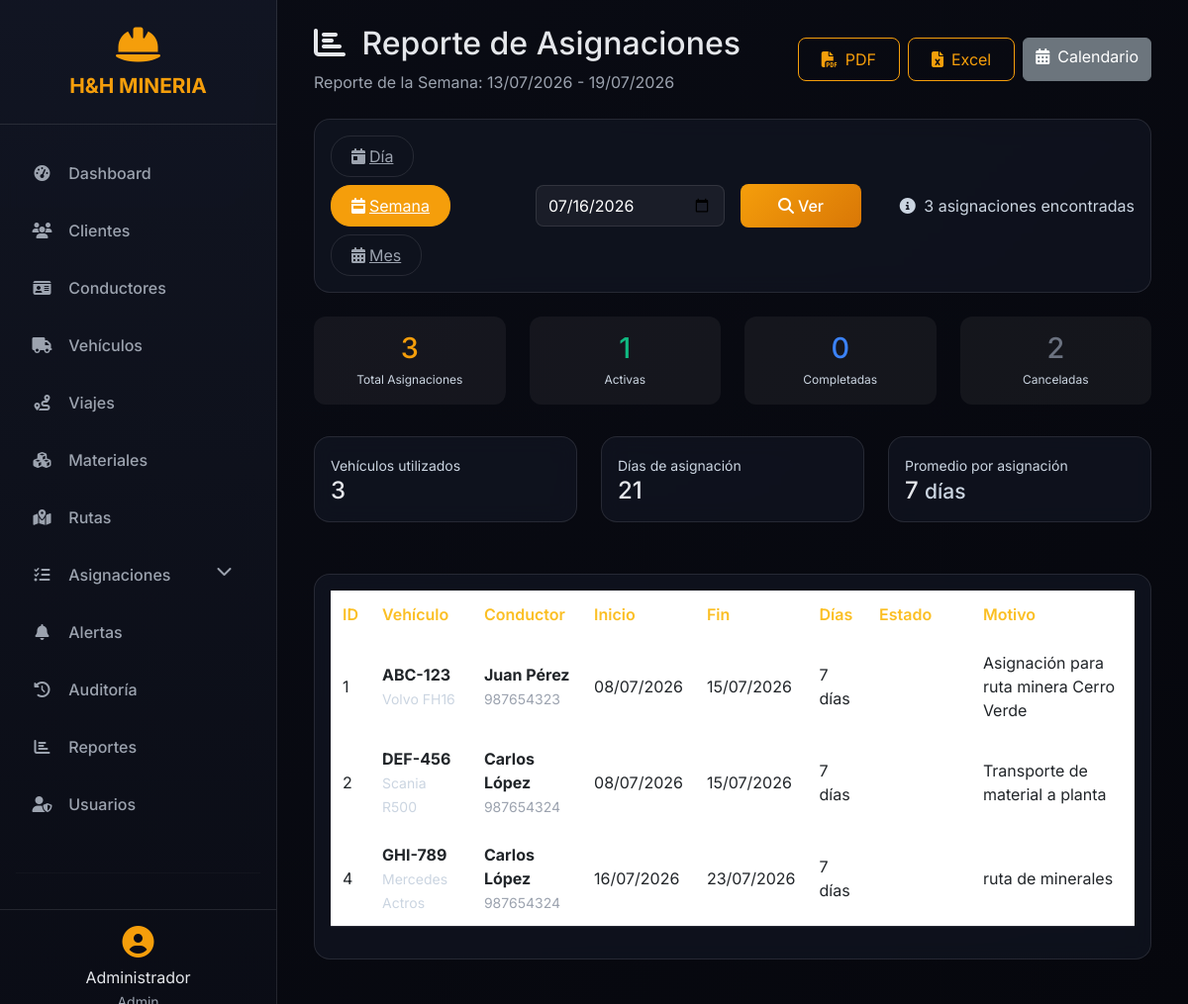
Page /modules/asignaciones/reporte.php?tipo=semana&fecha=2026-07-16 (signed in) on the committed database.
### tables this page shows
CREATE TABLE `asignaciones` (
  `id` int(11) NOT NULL,
  `vehiculo_id` int(11) DEFAULT NULL,
  `conductor_id` int(11) DEFAULT NULL,
  `fecha_asignacion` date DEFAULT NULL,
  `fecha_fin` date DEFAULT NULL,
  `estado` enum('activa','completada','cancelada') DEFAULT 'activa',
  `created_at` timestamp NOT NULL DEFAULT current_timestamp(),
  `updated_at` timestamp NOT NULL DEFAULT current_timestamp() ON UPDATE current_timestamp(),
  `motivo` varchar(255) DEFAULT NULL,
  `observaciones` text DEFAULT NULL,
  `notificacion_enviada` tinyint(4) DEFAULT 0
);

CREATE TABLE `vehiculos` (
  `id` int(11) NOT NULL,
  `placa` varchar(10) NOT NULL,
  `marca` varchar(50) NOT NULL,
  `modelo` varchar(50) NOT NULL,
  `año` int(11) DEFAULT NULL,
  `capacidad` decimal(10,2) DEFAULT NULL,
  `estado` enum('activo','mantenimiento','inactivo') DEFAULT 'activo',
  `created_at` timestamp NOT NULL DEFAULT current_timestamp(),
  `updated_at` timestamp NOT NULL DEFAULT current_timestamp() ON UPDATE current_timestamp(),
  `numero_motor` varchar(50) DEFAULT NULL,
  `numero_chasis` varchar(50) DEFAULT NULL,
  `color` varchar(30) DEFAULT NULL,
  `soat_vencimiento` date DEFAULT NULL,
  `revision_tecnica` date DEFAULT NULL,
  `seguro_vencimiento` date DEFAULT NULL,
  `ultimo_mantenimiento` date DEFAULT NULL,
  `proximo_mantenimiento` date DEFAULT NULL,
  `kilometraje` int(11) DEFAULT 0,
  `fotos` text DEFAULT NULL,
  `observaciones` text DEFAULT NULL
);

CREATE TABLE `conductores` (
  `id` int(11) NOT NULL,
  `nombre` varchar(100) NOT NULL,
  `licencia` varchar(20) NOT NULL,
  `telefono` varchar(20) DEFAULT NULL,
  `email` varchar(100) DEFAULT NULL,
  `direccion` text DEFAULT NULL,
  `estado` enum('disponible','ocupado','vacaciones','inactivo') DEFAULT 'disponible',
  `created_at` timestamp NOT NULL DEFAULT current_timestamp(),
  `updated_at` timestamp NOT NULL DEFAULT current_timestamp() ON UPDATE current_timestamp(),
  `foto` varchar(255) DEFAULT NULL,
  `calificacion` decimal(2,1) DEFAULT 0.0,
  `puntuacion` int(11) DEFAULT 0,
  `fecha_nacimiento` date DEFAULT NULL,
  `fecha_vencimiento_licencia` date DEFAULT NULL,
  `numero_emergencia` varchar(20) DEFAULT NULL,
  `experiencia_anos` int(11) DEFAULT 0,
  `documentos` text DEFAULT NULL,
  `ultimo_servicio` date DEFAULT NULL,
  `total_viajes` int(11) DEFAULT 0,
  `total_toneladas` decimal(12,2) DEFAULT 0.00
);

### modules/asignaciones/reporte.php (the view, shortened to what this page needs)
<?php
$conn = getConnection();
$tipo = $_GET['tipo'] ?? 'dia';
$fecha = $_GET['fecha'] ?? date('Y-m-d');
switch ($tipo) {
    case 'semana':
        $fecha_obj = new DateTime($fecha);
        $fecha_inicio = $fecha_obj->modify('monday this week')->format('Y-m-d');
        $fecha_obj = new DateTime($fecha);
        $fecha_fin = $fecha_obj->modify('sunday this week')->format('Y-m-d');
        $titulo = "Reporte de la Semana: " . date('d/m/Y', strtotime($fecha_inicio)) . " - " . date('d/m/Y', strtotime($fecha_fin));
        break;
}
$query = "SELECT a.*,
          v.placa, v.marca, v.modelo,
          c.nombre as conductor_nombre, c.telefono as conductor_telefono
          FROM asignaciones a
          LEFT JOIN vehiculos v ON a.vehiculo_id = v.id
          LEFT JOIN conductores c ON a.conductor_id = c.id
          WHERE a.fecha_asignacion <= :fecha_fin
          AND a.fecha_fin >= :fecha_inicio
          ORDER BY a.fecha_asignacion ASC";
$stmt = $conn->prepare($query);
$stmt->execute([':fecha_inicio' => $fecha_inicio, ':fecha_fin' => $fecha_fin]);
$asignaciones = $stmt->fetchAll(PDO::FETCH_ASSOC);
$total = count($asignaciones);
$activas = count(array_filter($asignaciones, fn($a) => $a['estado'] == 'activa'));
$completadas = count(array_filter($asignaciones, fn($a) => $a['estado'] == 'completada'));
$canceladas = count(array_filter($asignaciones, fn($a) => $a['estado'] == 'cancelada'));
$vehiculos_unicos = count(array_unique(array_column($asignaciones, 'vehiculo_id')));
$dias_totales = 0;
foreach ($asignaciones as $a) {
    $dias = (strtotime($a['fecha_fin']) - strtotime($a['fecha_asignacion'])) / (60 * 60 * 24);
    $dias_totales += ceil($dias);
}
?>
<?php include '../../includes/header.php'; ?>
<div class="container-fluid">
    <div class="reporte-header">
        <div>
            <h2><i class="fas fa-chart-bar me-2"></i> Reporte de Asignaciones</h2>
            <p class="text-muted mb-0"><?php echo $titulo; ?></p>
        </div>
        <div class="d-flex gap-2">
            <button class="btn btn-gradient-outline" onclick="exportarPDF()">
                <i class="fas fa-file-pdf me-2"></i>PDF
            </button>
            <button class="btn btn-gradient-outline" onclick="exportarExcel()">
                <i class="fas fa-file-excel me-2"></i>Excel
            </button>
            <a href="calendario.php" class="btn btn-secondary">
                <i class="fas fa-calendar-alt me-2"></i>Calendario
            </a>
        </div>
    </div>
    <div class="card-glass p-3 mb-4">
        <div class="row g-3 align-items-center">
            <div class="col-md-3">
                <div class="btn-group-reporte">
                    <a href="?tipo=dia&fecha=<?php echo date('Y-m-d'); ?>" class="btn-reporte <?php echo $tipo == 'dia' ? 'active' : ''; ?>">
                        <i class="fas fa-calendar-day me-1"></i>Día
                    </a>
                    <a href="?tipo=semana&fecha=<?php echo date('Y-m-d'); ?>" class="btn-reporte <?php echo $tipo == 'semana' ? 'active' : ''; ?>">
                        <i class="fas fa-calendar-week me-1"></i>Semana
                    </a>
                    <a href="?tipo=mes&fecha=<?php echo date('Y-m-d'); ?>" class="btn-reporte <?php echo $tipo == 'mes' ? 'active' : ''; ?>">
                        <i class="fas fa-calendar-alt me-1"></i>Mes
                    </a>
                </div>
            </div>
            <div class="col-md-3">
                <input type="date" id="fechaSelector" class="fecha-input w-100" value="<?php echo $fecha; ?>">
            </div>
            <div class="col-md-2">
                <button onclick="cambiarFecha()" class="btn btn-gradient w-100">
                    <i class="fas fa-search me-1"></i>Ver
                </button>
            </div>
            <div class="col-md-4 text-end">
                <span class="text-muted">
                    <i class="fas fa-info-circle me-1"></i>
                    <?php echo $total; ?> asignaciones encontradas
                </span>
            </div>
        </div>
    </div>
    <div class="row mb-4">
        <div class="col-md-3 mb-2">
            <div class="stat-box stat-box-total">
                <h4><?php echo $total; ?></h4>
                <small>Total Asignaciones</small>
            </div>
        </div>
        <div class="col-md-3 mb-2">
            <div class="stat-box stat-box-activa">
                <h4><?php echo $activas; ?></h4>
                <small>Activas</small>
            </div>
        </div>
        <div class="col-md-3 mb-2">
            <div class="stat-box stat-box-completada">
                <h4><?php echo $completadas; ?></h4>
                <small>Completadas</small>
            </div>
        </div>
        <div class="col-md-3 mb-2">
            <div class="stat-box stat-box-cancelada">
                <h4><?php echo $canceladas; ?></h4>
                <small>Canceladas</small>
            </div>
        </div>
    </div>
    <div class="row mb-4">
        <div class="col-md-4 mb-2">
            <div class="card-glass p-3">
                <small class="text-muted">Vehículos utilizados</small>
                <h4 class="mb-0"><?php echo $vehiculos_unicos; ?></h4>
            </div>
        </div>
        <div class="col-md-4 mb-2">
            <div class="card-glass p-3">
                <small class="text-muted">Días de asignación</small>
                <h4 class="mb-0"><?php echo $dias_totales; ?></h4>
            </div>
        </div>
        <div class="col-md-4 mb-2">
            <div class="card-glass p-3">
                <small class="text-muted">Promedio por asignación</small>
                <h4 class="mb-0"><?php echo $total > 0 ? round($dias_totales / $total, 1) : 0; ?> <small>días</small></h4>
            </div>
        </div>
    </div>
    <div class="card-glass p-3" id="reporteTabla">
        <div class="table-responsive">
            <table class="table table-glass" id="tablaReporte">
                <thead>
                    <tr>
                        <th>ID</th>
                        <th>Vehículo</th>
                        <th>Conductor</th>
                        <th>Inicio</th>
                        <th>Fin</th>
                        <th>Días</th>
                        <th>Estado</th>
                        <th>Motivo</th>
                    </tr>
                </thead>
                <tbody>
                    <?php if (empty($asignaciones)): ?>
                        <tr>
                            <td colspan="8" class="text-center text-muted py-4">
                                <i class="fas fa-inbox fa-3x d-block mb-2"></i>
                                No hay asignaciones en este período
                            </td>
                        </tr>
                    <?php else: ?>
                        <?php foreach ($asignaciones as $a): ?>
                            <?php
                            $dias = ceil((strtotime($a['fecha_fin']) - strtotime($a['fecha_asignacion'])) / (60 * 60 * 24));
                            $estado_class = match($a['estado']) {
                                'activa' => 'estado-activa',
                                'completada' => 'estado-completada',
                                'cancelada' => 'estado-cancelada',
                                default => ''
                            };
                            ?>
                            <tr>
                                <td><?php echo $a['id']; ?></td>
                                <td>
                                    <strong><?php echo $a['placa']; ?></strong>
                                    <br><small class="text-muted"><?php echo $a['marca'] . ' ' . $a['modelo']; ?></small>
                                </td>
                                <td>
                                    <strong><?php echo htmlspecialchars($a['conductor_nombre']); ?></strong>
                                    <br><small><?php echo $a['conductor_telefono']; ?></small>
                                </td>
                                <td><?php echo date('d/m/Y', strtotime($a['fecha_asignacion'])); ?></td>
                                <td><?php echo date('d/m/Y', strtotime($a['fecha_fin'])); ?></td>
                                <td><?php echo $dias; ?> días</td>
                                <td>
                                    <span class="badge <?php echo $estado_class; ?>">
                                    </span>
                                </td>
                                <td><?php echo htmlspecialchars($a['motivo'] ?? '---'); ?></td>
                            </tr>
                        <?php endforeach; ?>
                    <?php endif; ?>
                </tbody>
            </table>
        </div>
    </div>
</div>
<?php include '../../includes/footer.php'; ?>

### assets/css/style.css (style rules this page uses)
:root { --primary-orange: #f59e0b; --primary-orange-dark: #d97706; --primary-orange-light: #fbbf24; --bg-dark: #0a0c15; --bg-darker: #06070d; --card-bg: rgba(18, 22, 35, 0.7); --card-bg-solid: #121623; --border-color: rgba(255, 255, 255, 0.1); --text-light: #e5e7eb; --text-gray: #9ca3af; --text-muted: #6b7280; --success: #10b981; --danger: #ef4444; --warning: #f59e0b; --info: #3b82f6; }
* { margin: 0; padding: 0; box-sizing: border-box; }
body { font-family: 'Inter', sans-serif; background: linear-gradient(135deg, var(--bg-dark) 0%, var(--bg-darker) 100%); color: var(--text-light); overflow-x: hidden; min-height: 100vh; }
.card-glass { background: var(--card-bg); backdrop-filter: blur(10px); border: 1px solid var(--border-color); border-radius: 16px; transition: all 0.3s ease; margin-bottom: 20px; }
.btn-gradient { background: linear-gradient(135deg, var(--primary-orange), var(--primary-orange-dark)); color: white; border: none; border-radius: 8px; padding: 10px 24px; transition: all 0.3s ease; font-weight: 500; }
.btn-gradient-outline { background: transparent; border: 1px solid var(--primary-orange); color: var(--primary-orange); border-radius: 8px; padding: 9px 23px; transition: all 0.3s ease; }
.table-glass { background: transparent; color: var(--text-light); }
.table-glass thead { background: rgba(255, 255, 255, 0.05); }
.table-glass thead th { border-bottom: 1px solid var(--border-color); color: var(--primary-orange-light); font-weight: 600; padding: 12px; }
.table-glass tbody tr { transition: all 0.2s ease; }
.table-glass td { border-color: var(--border-color); vertical-align: middle; padding: 12px; }
.badge { padding: 5px 10px; border-radius: 20px; font-weight: 500; }
.card-glass, .stat-card { animation: fadeIn 0.5s ease-out; }
small, .small-text { color: #cbd5e1 !important; }
.text-muted { color: #9ca3af !important; }
.card-glass small, .card-glass .text-muted { color: #cbd5e1 !important; }
.table-glass td small { color: #9ca3af !important; }

### modules/asignaciones/reporte.php (style rules this page uses)
.reporte-header { display: flex; justify-content: space-between; align-items: center; margin-bottom: 25px; flex-wrap: wrap; gap: 15px; }
.stat-box { background: rgba(255,255,255,0.05); border-radius: 12px; padding: 15px 20px; text-align: center; flex: 1; min-width: 100px; }
.stat-box h4 { font-size: 1.8rem; margin: 0; color: #f59e0b; }
.stat-box small { color: #9ca3af; font-size: 12px; }
.stat-box-activa h4 { color: #10b981; }
.stat-box-completada h4 { color: #3b82f6; }
.stat-box-cancelada h4 { color: #6b7280; }
.btn-group-reporte { display: flex; gap: 8px; flex-wrap: wrap; }
.btn-reporte { padding: 8px 20px; border-radius: 20px; border: 1px solid rgba(255,255,255,0.1); background: transparent; color: #9ca3af; transition: all 0.3s; }
.btn-reporte:hover, .btn-reporte.active { background: #f59e0b; color: white; border-color: #f59e0b; }
.fecha-input { background: rgba(255,255,255,0.05); border: 1px solid rgba(255,255,255,0.1); color: white; padding: 8px 12px; border-radius: 8px; }

### rows in the picture
asignaciones: id "1", vehiculo.placa "ABC-123", vehiculo.marca "Volvo", vehiculo.modelo "FH16", conductor.nombre "Juan Pérez", conductor.telefono "987654323", fecha_asignacion "08/07/2026", fecha_fin "15/07/2026", dias "7", motivo "Asignación para ruta minera Cerro Verde"
asignaciones: id "2", vehiculo.placa "DEF-456", vehiculo.marca "Scania", vehiculo.modelo "R500", conductor.nombre "Carlos López", conductor.telefono "987654324", fecha_asignacion "08/07/2026", fecha_fin "15/07/2026", dias "7", motivo "Transporte de material a planta"
asignaciones: id "4", vehiculo.placa "GHI-789", vehiculo.marca "Mercedes", vehiculo.modelo "Actros", conductor.nombre "Carlos López", conductor.telefono "987654324", fecha_asignacion "16/07/2026", fecha_fin "23/07/2026", dias "7", motivo "ruta de minerales"

### other values in the picture
$_SESSION['user_nombre'] "Administrador"
$titulo "Reporte de la Semana: 13/07/2026 - 19/07/2026"
$total "3"
$activas "1"
$completadas "0"
$canceladas "2"
$vehiculos_unicos "3"
$dias_totales "21"
$dias_totales / $total "7"
